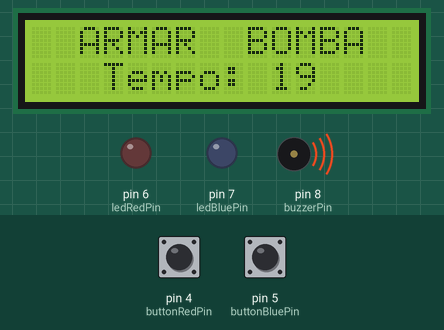
Recording of a sketch running on a simulated Arduino Uno, built with avr-gcc and run on an emulated ATmega328P. Parts: 16×2 character LCD, output pins drawn as LEDs (lit = HIGH), buzzer (waves = sounding). The test bench sets the inputs (shaded band); at power-on: pin 4 (buttonRedPin) HIGH, pin 5 (buttonBluePin) HIGH.

Above: at 0.1 s.
At 19.3 s:
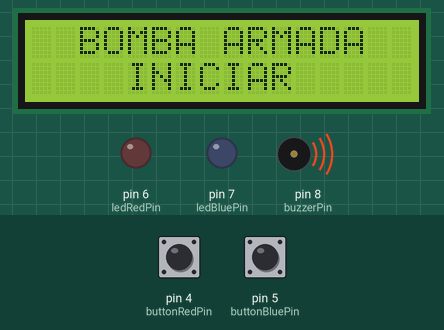
At 20.3 s:
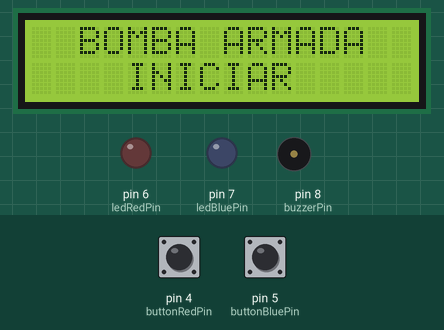
At 21.4 s:
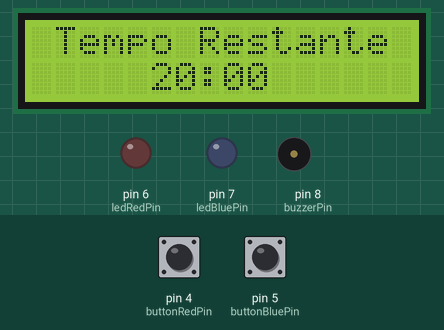
Timing chart, 0 to 22.9 s (numbered marks = the images above):
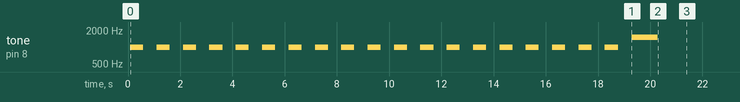

The sketch:

desarmBomb_v20240212.1013.ino
```cpp
/*
Projeto que recria uma bomba FALSA com um temporizador. Este é um tipo de jogo que saiu diretamente dos
jogos de computador para os campos de airsoft.

É um rascunho, pode (e deve) ser ainda melhorado.

@Author: Miguel Rosa
@date: Feb 12, 2024
*/

#include <LiquidCrystal_I2C.h>
#include <Bounce2.h>

LiquidCrystal_I2C lcd(0x27, 16, 2); // Endereço I2C do LCD, 16 colunas e 2 linhas

const int buttonRedPin = 4;
const int buttonBluePin = 5;
const int ledRedPin = 6;
const int ledBluePin = 7;
const int buzzerPin = 8;

enum GameState {
  ARMING_BOMB,
  GAME_PLAY,
  GAME_OVER
};

enum Winner {
  NO_WINNER,
  RED_TEAM,
  BLUE_TEAM
};

GameState gameState = ARMING_BOMB;
Winner winner = NO_WINNER;

const int preGameArmingBombTimeInSeconds = 19;     // Tempo (segundos) para colocar a bomba no centro do campo
const int desarmCountdownInSeconds = 3;            // Tempo (segundos) que se deve manter pressionado o botão para desarmar bomba
const unsigned long totalGameTimeMillis = 1200000; // Tempo (milisegundos) duração do jogo (até a bomba explodir) (1200000 ms = 20 min)
unsigned long gameStartTime;
boolean bombArmed = false;

Bounce buttonRed = Bounce();   // Objeto para o botão vermelho
Bounce buttonBlue = Bounce();  // Objeto para o botão azul

void setup() {
  Serial.begin(9600);
  lcd.init();
  lcd.backlight();

  pinMode(buzzerPin, OUTPUT);
  pinMode(ledRedPin, OUTPUT);
  pinMode(ledBluePin, OUTPUT);
  pinMode(buttonRedPin, INPUT_PULLUP);
  pinMode(buttonBluePin, INPUT_PULLUP);

  buttonRed.attach(buttonRedPin);
  buttonBlue.attach(buttonBluePin);
  buttonRed.interval(5);    // Intervalo de debounce de 5ms
  buttonBlue.interval(5);   // Intervalo de debounce de 5ms

  armingBombTime();         // Inicia a contagem decrescente para começar o jogo
}

void loop() {
  switch (gameState) {
    case ARMING_BOMB:
      // Aguardando bomba ser armada
      if (millis() - gameStartTime >= preGameArmingBombTimeInSeconds * 1000) {
        gameState = GAME_PLAY;
        gameStartTime = millis(); // Inicia o tempo de jogo
      }
      break;
    case GAME_PLAY:
      gamePlay();
      break;
    case GAME_OVER:
      gameOver();
      break;
  }
}

void gamePlay() {
  unsigned long elapsedTime = millis() - gameStartTime;
  if (elapsedTime >= totalGameTimeMillis) {
    gameState = GAME_OVER;
    return;
  }

  gameTimeCountdown(totalGameTimeMillis - elapsedTime);
  checkButtons();
}

void checkButtons() {
  checkSpecificButton(buttonRed, ledRedPin, RED_TEAM);
  checkSpecificButton(buttonBlue, ledBluePin, BLUE_TEAM);
}


void checkSpecificButton(Bounce &button, int ledPin, Winner team) {
  if (button.update() && button.fell()) {
    lcd.clear();
    messageBox(3, 0, "DESARMANDO");

    digitalWrite(ledPin, HIGH);

    if (countdown(desarmCountdownInSeconds, true)) {
      winner = team;
      gameState = GAME_OVER;
    }

    digitalWrite(ledPin, LOW);
  }
}


void gameOver() {
  lcd.clear();
  if (winner == RED_TEAM) {
    messageBox(0, 0, "EQUIPA  VERMELHA");
    messageBox(5, 1, "GANHOU!");
  } else if (winner == BLUE_TEAM) {
    messageBox(2, 0, "EQUIPA  AZUL");
    messageBox(5, 1, "GANHOU!");
  } else {
    messageBox(3, 0, "GAME OVER");
    messageBox(1, 1, "BOMB EXPLODED");
  }
  tone(buzzerPin, 1500, 1000);
  while (true) {
    // Loop infinito, indicando o resultado do jogo
  }
}


void messageBox(int line, int col, String message){
  lcd.setCursor(line, col);
  lcd.print(message);
}


int countdown(int seconds, bool displayOnLCD) {
  unsigned long startTime = millis();
  if (displayOnLCD) { messageBox(7, 1, ""); } // Limpa a linha no LCD

  while (millis() - startTime < seconds * 1000) {
    if (buttonRed.update() && buttonRed.rose()) { return 0; }
    if (buttonBlue.update() && buttonBlue.rose()) { return 0; }
    if (displayOnLCD) {
      String timerToLCD = (String((seconds * 1000 - (millis() - startTime)) / 1000, DEC) + "");
      messageBox(7, 1, timerToLCD);
    }
  }
  return 1;
}


void armingBombTime() {
  gameStartTime = millis();
  lcd.clear();
  messageBox(2, 0, "ARMAR  BOMBA");

  for (int i = preGameArmingBombTimeInSeconds; i > 0; i--) {
    String timerToLCD = ("Tempo: " + String(i) + " ");
    messageBox(3, 1, timerToLCD);
    tone(buzzerPin, 1000, 500); // Beep a cada segundo
    delay(1000);
  }

  lcd.clear();
  messageBox(2, 0, "BOMBA ARMADA");
  messageBox(4, 1, "INICIAR");
  tone(buzzerPin, 1500, 1000);
  delay(2000);    // Espera 2 segundos a informar que a bomba foi armada e começa o jogo
}

void gameTimeCountdown(unsigned long remainingTime) {
  static unsigned long lastUpdateTime = 0;
  unsigned long currentTime = millis();

  // Atualiza o LCD apenas se houver uma mudança no tempo restante
  if (currentTime - lastUpdateTime >= 1000) { // Atualiza a cada segundo
    lastUpdateTime = currentTime;

    unsigned long remainingSeconds = remainingTime / 1000;  // Converter milissegundos para segundos
    unsigned int minutes = remainingSeconds / 60;  // Obter os minutos restantes
    unsigned int seconds = remainingSeconds % 60;  // Obter os segundos restantes
    String timerToLCD = (String(minutes, DEC) + ":" + (seconds < 10 ? "0" : "") + String(seconds, DEC));

    lcd.clear();
    messageBox(1, 0, "Tempo Restante");
    messageBox(5, 1, timerToLCD);
  }
}
```

Measured:
- what the display in image 1 shows lasts 2.0 s, from 19.3 s to 21.3 s
